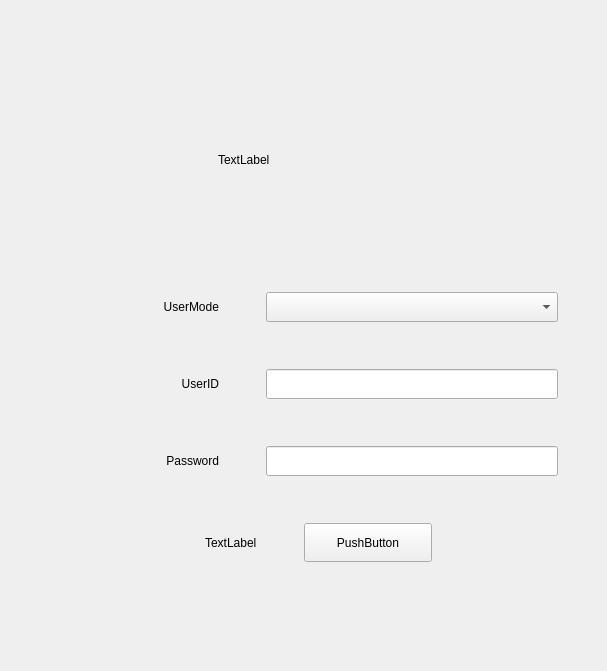
<?xml version="1.0" encoding="UTF-8"?>
<ui version="4.0">
 <class>AngKLoginInput</class>
 <widget class="QWidget" name="AngKLoginInput">
  <property name="geometry">
   <rect>
    <x>0</x>
    <y>0</y>
    <width>607</width>
    <height>671</height>
   </rect>
  </property>
  <property name="windowTitle">
   <string>AngKLoginInput</string>
  </property>
  <layout class="QVBoxLayout" name="verticalLayout_2">
   <property name="spacing">
    <number>0</number>
   </property>
   <property name="leftMargin">
    <number>0</number>
   </property>
   <property name="topMargin">
    <number>74</number>
   </property>
   <property name="rightMargin">
    <number>0</number>
   </property>
   <property name="bottomMargin">
    <number>30</number>
   </property>
   <item>
    <widget class="QWidget" name="picWidget" native="true">
     <layout class="QHBoxLayout" name="horizontalLayout_5">
      <property name="spacing">
       <number>0</number>
      </property>
      <property name="leftMargin">
       <number>0</number>
      </property>
      <property name="topMargin">
       <number>0</number>
      </property>
      <property name="rightMargin">
       <number>0</number>
      </property>
      <property name="bottomMargin">
       <number>0</number>
      </property>
      <item>
       <spacer name="horizontalSpacer_6">
        <property name="orientation">
         <enum>Qt::Horizontal</enum>
        </property>
        <property name="sizeHint" stdset="0">
         <size>
          <width>175</width>
          <height>20</height>
         </size>
        </property>
       </spacer>
      </item>
      <item>
       <widget class="QLabel" name="personLabel">
        <property name="minimumSize">
         <size>
          <width>171</width>
          <height>171</height>
         </size>
        </property>
        <property name="text">
         <string>TextLabel</string>
        </property>
       </widget>
      </item>
      <item>
       <spacer name="horizontalSpacer_7">
        <property name="orientation">
         <enum>Qt::Horizontal</enum>
        </property>
        <property name="sizeHint" stdset="0">
         <size>
          <width>175</width>
          <height>20</height>
         </size>
        </property>
       </spacer>
      </item>
     </layout>
    </widget>
   </item>
   <item>
    <layout class="QVBoxLayout" name="verticalLayout">
     <property name="spacing">
      <number>47</number>
     </property>
     <property name="topMargin">
      <number>47</number>
     </property>
     <property name="bottomMargin">
      <number>39</number>
     </property>
     <item>
      <layout class="QHBoxLayout" name="horizontalLayout_6" stretch="0,1,0,0">
       <property name="spacing">
        <number>47</number>
       </property>
       <item>
        <spacer name="horizontalSpacer_10">
         <property name="orientation">
          <enum>Qt::Horizontal</enum>
         </property>
         <property name="sizeHint" stdset="0">
          <size>
           <width>40</width>
           <height>20</height>
          </size>
         </property>
        </spacer>
       </item>
       <item>
        <widget class="QLabel" name="labelUserMode">
         <property name="minimumSize">
          <size>
           <width>170</width>
           <height>0</height>
          </size>
         </property>
         <property name="maximumSize">
          <size>
           <width>170</width>
           <height>16777215</height>
          </size>
         </property>
         <property name="text">
          <string>UserMode</string>
         </property>
         <property name="alignment">
          <set>Qt::AlignRight|Qt::AlignTrailing|Qt::AlignVCenter</set>
         </property>
        </widget>
       </item>
       <item>
        <widget class="QComboBox" name="comboBox">
         <property name="sizePolicy">
          <sizepolicy hsizetype="Preferred" vsizetype="Fixed">
           <horstretch>0</horstretch>
           <verstretch>0</verstretch>
          </sizepolicy>
         </property>
         <property name="minimumSize">
          <size>
           <width>292</width>
           <height>30</height>
          </size>
         </property>
         <property name="maximumSize">
          <size>
           <width>292</width>
           <height>30</height>
          </size>
         </property>
         <property name="focusPolicy">
          <enum>Qt::NoFocus</enum>
         </property>
        </widget>
       </item>
       <item>
        <spacer name="horizontalSpacer_11">
         <property name="orientation">
          <enum>Qt::Horizontal</enum>
         </property>
         <property name="sizeHint" stdset="0">
          <size>
           <width>40</width>
           <height>20</height>
          </size>
         </property>
        </spacer>
       </item>
      </layout>
     </item>
     <item>
      <layout class="QHBoxLayout" name="horizontalLayout_2" stretch="0,1,1,0">
       <property name="spacing">
        <number>47</number>
       </property>
       <item>
        <spacer name="horizontalSpacer_8">
         <property name="orientation">
          <enum>Qt::Horizontal</enum>
         </property>
         <property name="sizeHint" stdset="0">
          <size>
           <width>40</width>
           <height>20</height>
          </size>
         </property>
        </spacer>
       </item>
       <item>
        <widget class="QLabel" name="labelID">
         <property name="minimumSize">
          <size>
           <width>170</width>
           <height>0</height>
          </size>
         </property>
         <property name="maximumSize">
          <size>
           <width>170</width>
           <height>16777215</height>
          </size>
         </property>
         <property name="text">
          <string>UserID</string>
         </property>
         <property name="alignment">
          <set>Qt::AlignRight|Qt::AlignTrailing|Qt::AlignVCenter</set>
         </property>
        </widget>
       </item>
       <item>
        <widget class="QLineEdit" name="IDEdit">
         <property name="minimumSize">
          <size>
           <width>292</width>
           <height>30</height>
          </size>
         </property>
         <property name="maximumSize">
          <size>
           <width>292</width>
           <height>30</height>
          </size>
         </property>
         <property name="focusPolicy">
          <enum>Qt::ClickFocus</enum>
         </property>
        </widget>
       </item>
       <item>
        <spacer name="horizontalSpacer_2">
         <property name="orientation">
          <enum>Qt::Horizontal</enum>
         </property>
         <property name="sizeHint" stdset="0">
          <size>
           <width>40</width>
           <height>20</height>
          </size>
         </property>
        </spacer>
       </item>
      </layout>
     </item>
     <item>
      <layout class="QHBoxLayout" name="horizontalLayout_4" stretch="0,1,1,0">
       <property name="spacing">
        <number>47</number>
       </property>
       <item>
        <spacer name="horizontalSpacer_9">
         <property name="orientation">
          <enum>Qt::Horizontal</enum>
         </property>
         <property name="sizeHint" stdset="0">
          <size>
           <width>40</width>
           <height>20</height>
          </size>
         </property>
        </spacer>
       </item>
       <item>
        <widget class="QLabel" name="labelPwd">
         <property name="minimumSize">
          <size>
           <width>170</width>
           <height>0</height>
          </size>
         </property>
         <property name="maximumSize">
          <size>
           <width>170</width>
           <height>16777215</height>
          </size>
         </property>
         <property name="text">
          <string>Password</string>
         </property>
         <property name="scaledContents">
          <bool>false</bool>
         </property>
         <property name="alignment">
          <set>Qt::AlignRight|Qt::AlignTrailing|Qt::AlignVCenter</set>
         </property>
        </widget>
       </item>
       <item>
        <widget class="QLineEdit" name="pwdEdit">
         <property name="minimumSize">
          <size>
           <width>292</width>
           <height>30</height>
          </size>
         </property>
         <property name="maximumSize">
          <size>
           <width>292</width>
           <height>30</height>
          </size>
         </property>
         <property name="focusPolicy">
          <enum>Qt::ClickFocus</enum>
         </property>
         <property name="echoMode">
          <enum>QLineEdit::Password</enum>
         </property>
        </widget>
       </item>
       <item>
        <spacer name="horizontalSpacer_3">
         <property name="orientation">
          <enum>Qt::Horizontal</enum>
         </property>
         <property name="sizeHint" stdset="0">
          <size>
           <width>40</width>
           <height>20</height>
          </size>
         </property>
        </spacer>
       </item>
      </layout>
     </item>
     <item>
      <layout class="QHBoxLayout" name="horizontalLayout_3" stretch="0,3,0">
       <property name="spacing">
        <number>0</number>
       </property>
       <property name="rightMargin">
        <number>0</number>
       </property>
       <item>
        <spacer name="horizontalSpacer">
         <property name="orientation">
          <enum>Qt::Horizontal</enum>
         </property>
         <property name="sizeHint" stdset="0">
          <size>
           <width>40</width>
           <height>20</height>
          </size>
         </property>
        </spacer>
       </item>
       <item>
        <layout class="QHBoxLayout" name="horizontalLayout">
         <property name="spacing">
          <number>47</number>
         </property>
         <property name="leftMargin">
          <number>0</number>
         </property>
         <property name="rightMargin">
          <number>0</number>
         </property>
         <item>
          <spacer name="horizontalSpacer_5">
           <property name="orientation">
            <enum>Qt::Horizontal</enum>
           </property>
           <property name="sizeHint" stdset="0">
            <size>
             <width>40</width>
             <height>20</height>
            </size>
           </property>
          </spacer>
         </item>
         <item>
          <widget class="QLabel" name="signupLabel">
           <property name="maximumSize">
            <size>
             <width>100</width>
             <height>16777215</height>
            </size>
           </property>
           <property name="text">
            <string>TextLabel</string>
           </property>
          </widget>
         </item>
         <item>
          <widget class="QPushButton" name="loginInputButton">
           <property name="minimumSize">
            <size>
             <width>128</width>
             <height>39</height>
            </size>
           </property>
           <property name="maximumSize">
            <size>
             <width>128</width>
             <height>39</height>
            </size>
           </property>
           <property name="focusPolicy">
            <enum>Qt::ClickFocus</enum>
           </property>
           <property name="text">
            <string>PushButton</string>
           </property>
          </widget>
         </item>
        </layout>
       </item>
       <item>
        <spacer name="horizontalSpacer_4">
         <property name="orientation">
          <enum>Qt::Horizontal</enum>
         </property>
         <property name="sizeType">
          <enum>QSizePolicy::Fixed</enum>
         </property>
         <property name="sizeHint" stdset="0">
          <size>
           <width>175</width>
           <height>20</height>
          </size>
         </property>
        </spacer>
       </item>
      </layout>
     </item>
    </layout>
   </item>
   <item>
    <widget class="QLabel" name="inputlogoTitle">
     <property name="minimumSize">
      <size>
       <width>0</width>
       <height>30</height>
      </size>
     </property>
     <property name="text">
      <string/>
     </property>
     <property name="alignment">
      <set>Qt::AlignCenter</set>
     </property>
    </widget>
   </item>
  </layout>
 </widget>
 <layoutdefault spacing="6" margin="11"/>
 <resources/>
 <connections/>
</ui>
